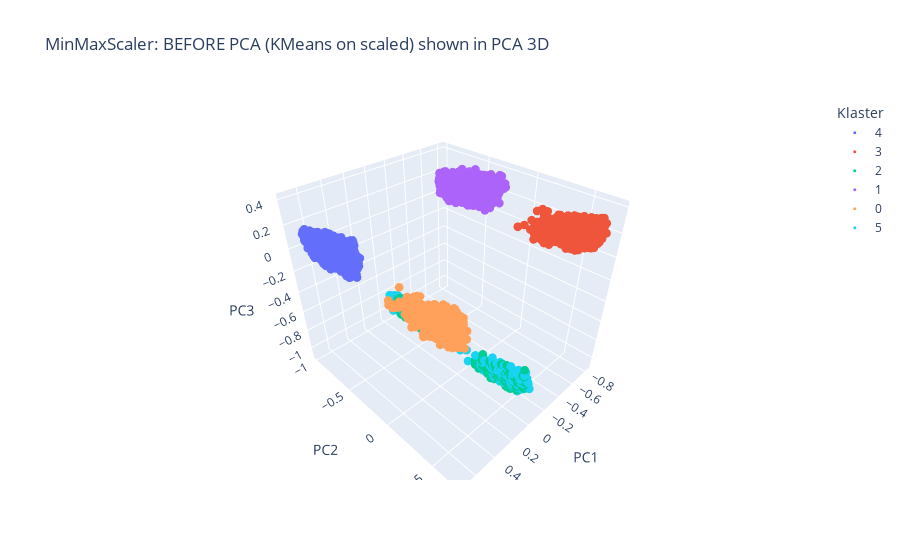
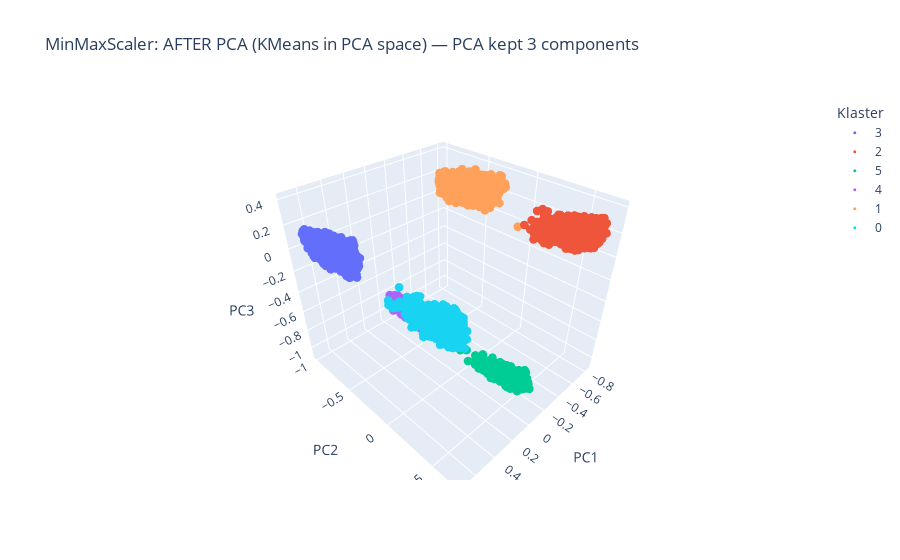
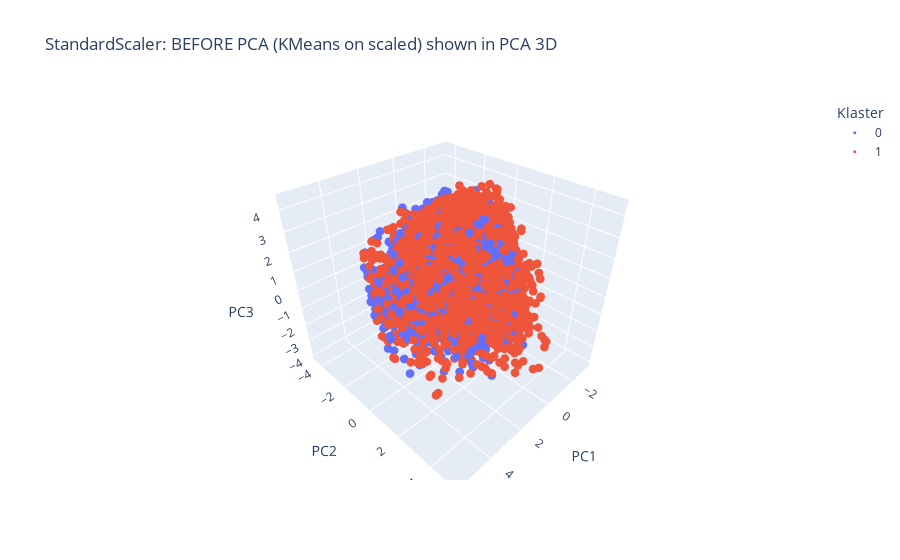
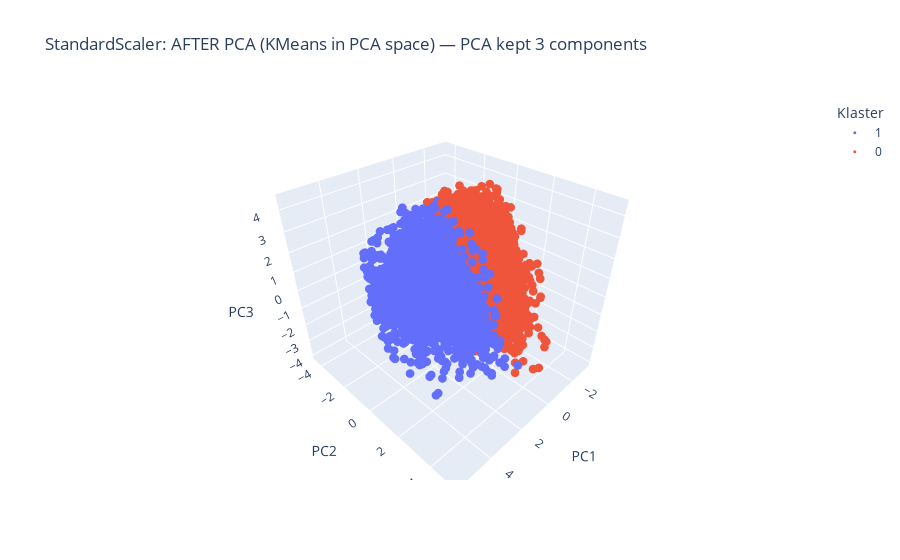

Notebook code cell kept with these figures, in order:
### Markdown cell above
### K-Means

### Code cell
import numpy as np
import pandas as pd
import matplotlib.pyplot as plt
import plotly.express as px
from plotly.subplots import make_subplots
import plotly.graph_objects as go

from sklearn.preprocessing import StandardScaler, MinMaxScaler, RobustScaler
from sklearn.cluster import KMeans
from sklearn.metrics import silhouette_score
from sklearn.decomposition import PCA
from kneed import KneeLocator

kmeans_kwargs = {
    "init": "k-means++",
    "n_init": 10,
    "max_iter": 300,
    "random_state": 42,
}

def evaluate_kmeans(X_mat, k_list):
    sse = []
    sil = []

    for k in k_list:
        km = KMeans(n_clusters=k, **kmeans_kwargs)
        labels = km.fit_predict(X_mat)
        sse.append(km.inertia_)

        if k >= 2:
            sil.append(silhouette_score(X_mat, labels))
        else:
            sil.append(None)

    kl = KneeLocator(k_list, sse, curve="convex", direction="decreasing")
    elbow_k = kl.elbow

    sil_pairs = [(k, s) for k, s in zip(k_list, sil) if s is not None]
    best_sil_k, best_sil = max(sil_pairs, key=lambda x: x[1])

    return sse, sil, elbow_k, best_sil_k, best_sil


scalers = {
    "StandardScaler": StandardScaler(),
    "MinMaxScaler": MinMaxScaler(),
    "RobustScaler": RobustScaler(),
}

K = list(range(2, 11))

N_COMPONENTS = 3

results = {}
rows = []

for name, scaler in scalers.items():
    X0 = df.to_numpy(dtype=float)
    X_scaled = X0 if scaler is None else scaler.fit_transform(X0)

    sse_b, sil_b, elbow_b, bestk_b, bestsil_b = evaluate_kmeans(X_scaled, K)

    pca_full = PCA(n_components=N_COMPONENTS, random_state=42)
    X_pca_full = pca_full.fit_transform(X_scaled)

    sse_a, sil_a, elbow_a, bestk_a, bestsil_a = evaluate_kmeans(X_pca_full, K)

    results[name] = {
        "X_scaled": X_scaled,
        "X_pca_full": X_pca_full,
        "sse_before": sse_b,
        "sil_before": sil_b,
        "elbow_before": elbow_b,
        "bestk_before": bestk_b,
        "bestsil_before": bestsil_b,
        "sse_after": sse_a,
        "sil_after": sil_a,
        "elbow_after": elbow_a,
        "bestk_after": bestk_a,
        "bestsil_after": bestsil_a,
        "pca_components": X_pca_full.shape[1],
        "pca_explained": float(np.sum(pca_full.explained_variance_ratio_))
    }

    rows.append({
        "variant": name,
        "before_best_k": int(bestk_b),
        "before_best_sil": float(bestsil_b),
        "before_elbow_k": None if elbow_b is None else int(elbow_b),
        "after_best_k": int(bestk_a),
        "after_best_sil": float(bestsil_a),
        "after_elbow_k": None if elbow_a is None else int(elbow_a),
        "pca_n_components": int(X_pca_full.shape[1]),
        "pca_explained_var": results[name]["pca_explained"],
    })

summary = pd.DataFrame(rows).sort_values(by="after_best_sil", ascending=False).reset_index(drop=True)
print(summary)


plt.figure(figsize=(11, 6))
for name in scalers.keys():
    sil_vals = [s for k, s in zip(K, results[name]["sil_before"]) if k >= 2]
    plt.plot(K, sil_vals, label=f"{name} - before PCA")
plt.xticks(K)
plt.xlabel("k")
plt.ylabel("Silhouette")
plt.title("Silhouette BEFORE PCA")
plt.legend()
plt.show()

plt.figure(figsize=(11, 6))
for name in scalers.keys():
    sil_vals = [s for k, s in zip(K, results[name]["sil_after"]) if k >= 2]
    plt.plot(K, sil_vals, label=f"{name} - after PCA")
plt.xticks(K)
plt.xlabel("k")
plt.ylabel("Silhouette")
plt.title("Silhouette AFTER PCA")
plt.legend()
plt.show()



def plot_before_after(variant_name, k=None):
    X_scaled = results[variant_name]["X_scaled"]
    X_pca_full = results[variant_name]["X_pca_full"]

    if k is None:
        k = results[variant_name]["bestk_after"]

    km_before = KMeans(n_clusters=k, **kmeans_kwargs)
    labels_before = km_before.fit_predict(X_scaled)
    X_plot_before = PCA(n_components=3, random_state=42).fit_transform(X_scaled)

    km_after = KMeans(n_clusters=k, **kmeans_kwargs)
    labels_after = km_after.fit_predict(X_pca_full)
    X_plot_after = X_pca_full[:, :3]

    fig_before = px.scatter_3d(
        x=X_plot_before[:, 0], y=X_plot_before[:, 1], z=X_plot_before[:, 2],
        color=labels_before.astype(str),
        labels={'x': 'PC1', 'y': 'PC2', 'z': 'PC3', 'color': 'Klaster'},
        title=f"{variant_name}: BEFORE PCA (KMeans on scaled) shown in PCA 3D"
    )
    fig_before.update_traces(marker_size=3)
    fig_before.show()

    fig_after = px.scatter_3d(
        x=X_plot_after[:, 0], y=X_plot_after[:, 1], z=X_plot_after[:, 2],
        color=labels_after.astype(str),
        labels={'x': 'PC1', 'y': 'PC2', 'z': 'PC3', 'color': 'Klaster'},
        title=f"{variant_name}: AFTER PCA (KMeans in PCA space) — PCA kept {N_COMPONENTS} components"
    )
    fig_after.update_traces(marker_size=3)
    fig_after.show()


plot_before_after("MinMaxScaler")
plot_before_after("StandardScaler")

### Figure 1 — Plotly figure (JSON) as saved in the notebook; plotly's stock layout.template omitted (floating-point values rounded to 4 significant figures; data arrays with more than 128 entries replaced by an {"elided": "..."} marker saying what was removed)
{"data": [{"hovertemplate": "Klaster=4<br>PC1=%{x}<br>PC2=%{y}<br>PC3=%{z}<extra></extra>", "legendgroup": "4", "marker": {"color": "#636efa", "size": 3, "symbol": "circle"}, "mode": "markers", "name": "4", "scene": "scene", "showlegend": true, "type": "scatter3d", "x": {"elided": "2236 float values"}, "y": {"elided": "2236 float values"}, "z": {"elided": "2236 float values"}}, {"hovertemplate": "Klaster=3<br>PC1=%{x}<br>PC2=%{y}<br>PC3=%{z}<extra></extra>", "legendgroup": "3", "marker": {"color": "#EF553B", "size": 3, "symbol": "circle"}, "mode": "markers", "name": "3", "scene": "scene", "showlegend": true, "type": "scatter3d", "x": {"elided": "2125 float values"}, "y": {"elided": "2125 float values"}, "z": {"elided": "2125 float values"}}, {"hovertemplate": "Klaster=2<br>PC1=%{x}<br>PC2=%{y}<br>PC3=%{z}<extra></extra>", "legendgroup": "2", "marker": {"color": "#00cc96", "size": 3, "symbol": "circle"}, "mode": "markers", "name": "2", "scene": "scene", "showlegend": true, "type": "scatter3d", "x": {"elided": "749 float values"}, "y": {"elided": "749 float values"}, "z": {"elided": "749 float values"}}, {"hovertemplate": "Klaster=1<br>PC1=%{x}<br>PC2=%{y}<br>PC3=%{z}<extra></extra>", "legendgroup": "1", "marker": {"color": "#ab63fa", "size": 3, "symbol": "circle"}, "mode": "markers", "name": "1", "scene": "scene", "showlegend": true, "type": "scatter3d", "x": {"elided": "1818 float values"}, "y": {"elided": "1818 float values"}, "z": {"elided": "1818 float values"}}, {"hovertemplate": "Klaster=0<br>PC1=%{x}<br>PC2=%{y}<br>PC3=%{z}<extra></extra>", "legendgroup": "0", "marker": {"color": "#FFA15A", "size": 3, "symbol": "circle"}, "mode": "markers", "name": "0", "scene": "scene", "showlegend": true, "type": "scatter3d", "x": {"elided": "2451 float values"}, "y": {"elided": "2451 float values"}, "z": {"elided": "2451 float values"}}, {"hovertemplate": "Klaster=5<br>PC1=%{x}<br>PC2=%{y}<br>PC3=%{z}<extra></extra>", "legendgroup": "5", "marker": {"color": "#19d3f3", "size": 3, "symbol": "circle"}, "mode": "markers", "name": "5", "scene": "scene", "showlegend": true, "type": "scatter3d", "x": {"elided": "748 float values"}, "y": {"elided": "748 float values"}, "z": {"elided": "748 float values"}}], "layout": {"legend": {"title": {"text": "Klaster"}, "tracegroupgap": 0}, "scene": {"domain": {"x": [0, 1], "y": [0, 1]}, "xaxis": {"title": {"text": "PC1"}}, "yaxis": {"title": {"text": "PC2"}}, "zaxis": {"title": {"text": "PC3"}}}, "title": {"text": "MinMaxScaler: BEFORE PCA (KMeans on scaled) shown in PCA 3D"}}}

### Figure 2 — Plotly figure (JSON) as saved in the notebook; plotly's stock layout.template omitted (floating-point values rounded to 4 significant figures; data arrays with more than 128 entries replaced by an {"elided": "..."} marker saying what was removed)
{"data": [{"hovertemplate": "Klaster=3<br>PC1=%{x}<br>PC2=%{y}<br>PC3=%{z}<extra></extra>", "legendgroup": "3", "marker": {"color": "#636efa", "size": 3, "symbol": "circle"}, "mode": "markers", "name": "3", "scene": "scene", "showlegend": true, "type": "scatter3d", "x": {"elided": "2236 float values"}, "y": {"elided": "2236 float values"}, "z": {"elided": "2236 float values"}}, {"hovertemplate": "Klaster=2<br>PC1=%{x}<br>PC2=%{y}<br>PC3=%{z}<extra></extra>", "legendgroup": "2", "marker": {"color": "#EF553B", "size": 3, "symbol": "circle"}, "mode": "markers", "name": "2", "scene": "scene", "showlegend": true, "type": "scatter3d", "x": {"elided": "2124 float values"}, "y": {"elided": "2124 float values"}, "z": {"elided": "2124 float values"}}, {"hovertemplate": "Klaster=5<br>PC1=%{x}<br>PC2=%{y}<br>PC3=%{z}<extra></extra>", "legendgroup": "5", "marker": {"color": "#00cc96", "size": 3, "symbol": "circle"}, "mode": "markers", "name": "5", "scene": "scene", "showlegend": true, "type": "scatter3d", "x": {"elided": "782 float values"}, "y": {"elided": "782 float values"}, "z": {"elided": "782 float values"}}, {"hovertemplate": "Klaster=4<br>PC1=%{x}<br>PC2=%{y}<br>PC3=%{z}<extra></extra>", "legendgroup": "4", "marker": {"color": "#ab63fa", "size": 3, "symbol": "circle"}, "mode": "markers", "name": "4", "scene": "scene", "showlegend": true, "type": "scatter3d", "x": {"elided": "715 float values"}, "y": {"elided": "715 float values"}, "z": {"elided": "715 float values"}}, {"hovertemplate": "Klaster=1<br>PC1=%{x}<br>PC2=%{y}<br>PC3=%{z}<extra></extra>", "legendgroup": "1", "marker": {"color": "#FFA15A", "size": 3, "symbol": "circle"}, "mode": "markers", "name": "1", "scene": "scene", "showlegend": true, "type": "scatter3d", "x": {"elided": "1819 float values"}, "y": {"elided": "1819 float values"}, "z": {"elided": "1819 float values"}}, {"hovertemplate": "Klaster=0<br>PC1=%{x}<br>PC2=%{y}<br>PC3=%{z}<extra></extra>", "legendgroup": "0", "marker": {"color": "#19d3f3", "size": 3, "symbol": "circle"}, "mode": "markers", "name": "0", "scene": "scene", "showlegend": true, "type": "scatter3d", "x": {"elided": "2451 float values"}, "y": {"elided": "2451 float values"}, "z": {"elided": "2451 float values"}}], "layout": {"legend": {"title": {"text": "Klaster"}, "tracegroupgap": 0}, "scene": {"domain": {"x": [0, 1], "y": [0, 1]}, "xaxis": {"title": {"text": "PC1"}}, "yaxis": {"title": {"text": "PC2"}}, "zaxis": {"title": {"text": "PC3"}}}, "title": {"text": "MinMaxScaler: AFTER PCA (KMeans in PCA space) — PCA kept 3 components"}}}

### Figure 3 — Plotly figure (JSON) as saved in the notebook; plotly's stock layout.template omitted (floating-point values rounded to 4 significant figures; data arrays with more than 128 entries replaced by an {"elided": "..."} marker saying what was removed)
{"data": [{"hovertemplate": "Klaster=0<br>PC1=%{x}<br>PC2=%{y}<br>PC3=%{z}<extra></extra>", "legendgroup": "0", "marker": {"color": "#636efa", "size": 3, "symbol": "circle"}, "mode": "markers", "name": "0", "scene": "scene", "showlegend": true, "type": "scatter3d", "x": {"elided": "4687 float values"}, "y": {"elided": "4687 float values"}, "z": {"elided": "4687 float values"}}, {"hovertemplate": "Klaster=1<br>PC1=%{x}<br>PC2=%{y}<br>PC3=%{z}<extra></extra>", "legendgroup": "1", "marker": {"color": "#EF553B", "size": 3, "symbol": "circle"}, "mode": "markers", "name": "1", "scene": "scene", "showlegend": true, "type": "scatter3d", "x": {"elided": "5440 float values"}, "y": {"elided": "5440 float values"}, "z": {"elided": "5440 float values"}}], "layout": {"legend": {"title": {"text": "Klaster"}, "tracegroupgap": 0}, "scene": {"domain": {"x": [0, 1], "y": [0, 1]}, "xaxis": {"title": {"text": "PC1"}}, "yaxis": {"title": {"text": "PC2"}}, "zaxis": {"title": {"text": "PC3"}}}, "title": {"text": "StandardScaler: BEFORE PCA (KMeans on scaled) shown in PCA 3D"}}}

### Figure 4 — Plotly figure (JSON) as saved in the notebook; plotly's stock layout.template omitted (floating-point values rounded to 4 significant figures; data arrays with more than 128 entries replaced by an {"elided": "..."} marker saying what was removed)
{"data": [{"hovertemplate": "Klaster=1<br>PC1=%{x}<br>PC2=%{y}<br>PC3=%{z}<extra></extra>", "legendgroup": "1", "marker": {"color": "#636efa", "size": 3, "symbol": "circle"}, "mode": "markers", "name": "1", "scene": "scene", "showlegend": true, "type": "scatter3d", "x": {"elided": "3894 float values"}, "y": {"elided": "3894 float values"}, "z": {"elided": "3894 float values"}}, {"hovertemplate": "Klaster=0<br>PC1=%{x}<br>PC2=%{y}<br>PC3=%{z}<extra></extra>", "legendgroup": "0", "marker": {"color": "#EF553B", "size": 3, "symbol": "circle"}, "mode": "markers", "name": "0", "scene": "scene", "showlegend": true, "type": "scatter3d", "x": {"elided": "6233 float values"}, "y": {"elided": "6233 float values"}, "z": {"elided": "6233 float values"}}], "layout": {"legend": {"title": {"text": "Klaster"}, "tracegroupgap": 0}, "scene": {"domain": {"x": [0, 1], "y": [0, 1]}, "xaxis": {"title": {"text": "PC1"}}, "yaxis": {"title": {"text": "PC2"}}, "zaxis": {"title": {"text": "PC3"}}}, "title": {"text": "StandardScaler: AFTER PCA (KMeans in PCA space) — PCA kept 3 components"}}}
